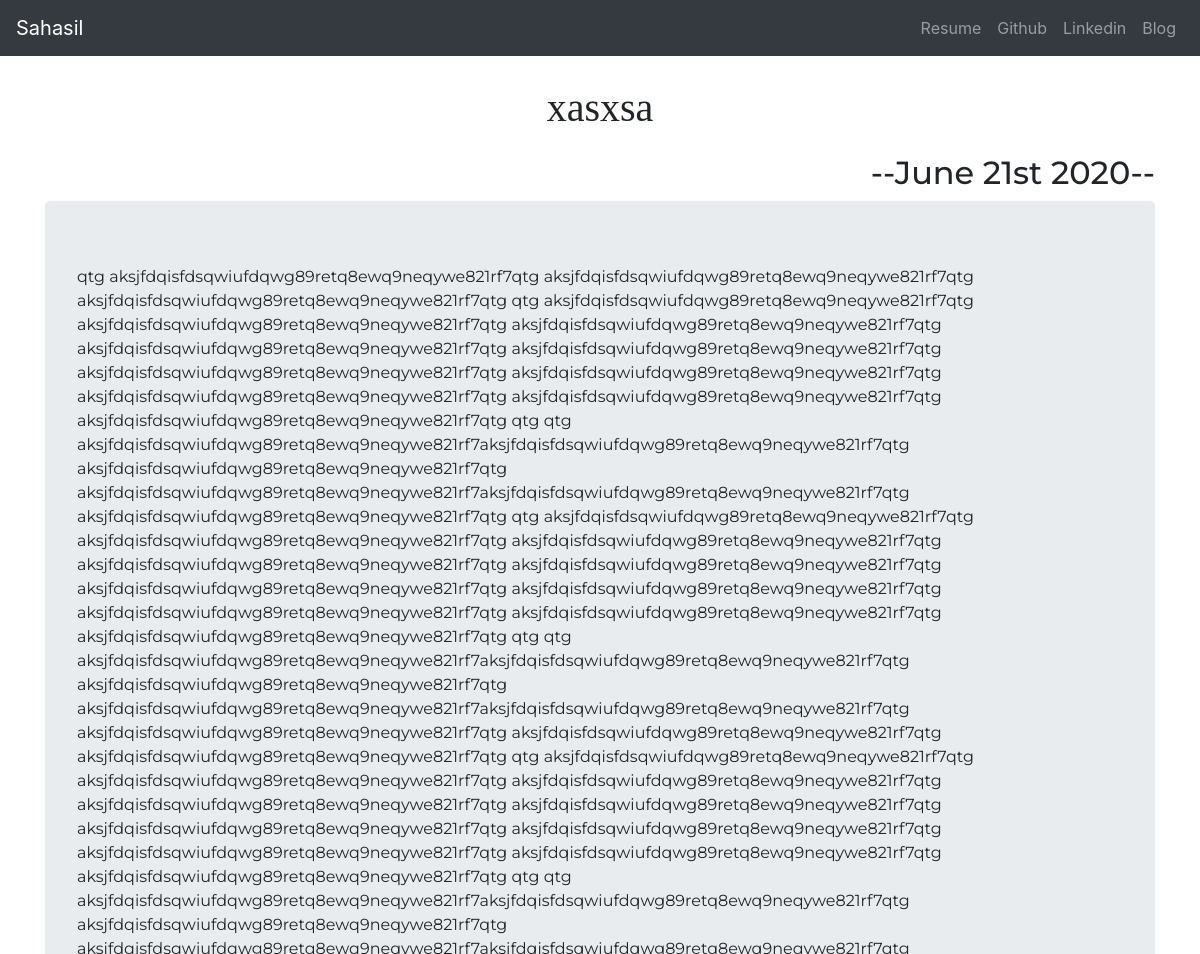
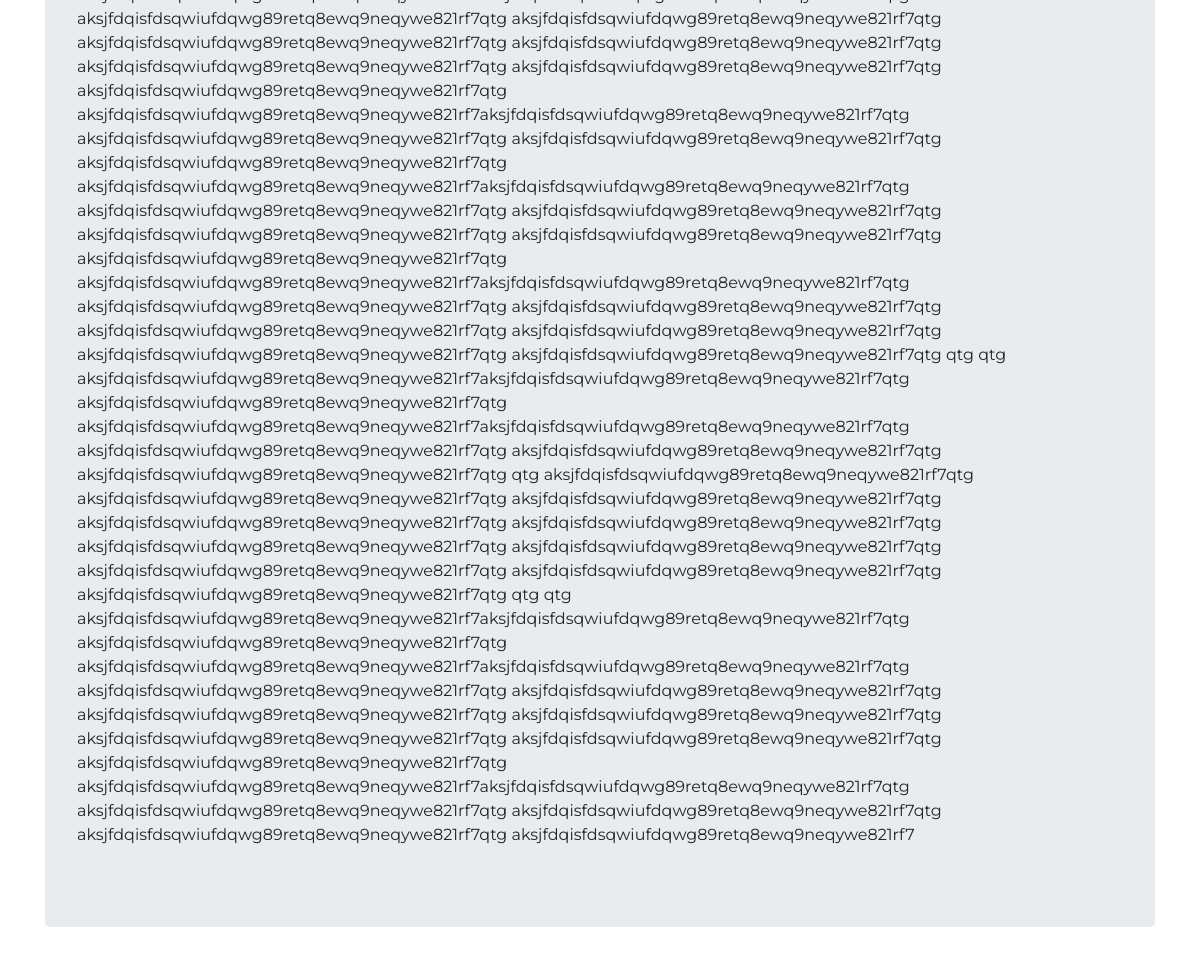
/blog/8, run on the app's committed database (2 pictures, top to bottom).
### blog/models.py (models this page shows, shortened)
class Blog(models.Model):
    title = models.CharField(max_length=200)
    description = models.TextField()
    date = models.DateField()

### blog/views.py (the view)
# urls.py: path('<int:blog_id>', views.detail, name='detail'),
def detail(request,blog_id):
    blog = get_object_or_404(Blog,pk=blog_id)
    return render(request,'blog/detail.html',{'blog':blog})

### blog/templates/blog/detail.html
{% extends "portfolio/base.html" %}
{% block content %}
  <h1 class="blog-title blog-header">{{blog.title}}</h1>
  <h2 class="blog-date dates">--{{blog.date|date:'F jS Y'}}--</h2>
<div class="jumbotron">
  <p class="blog-dec">{{blog.description|safe}}</p>
</div>
{% endblock content %}

### portfolio/static/portfolio/custom.css (style rules this page uses)
.blog-title { font-family: 'Lilita One', cursive; }
.blog-date, .blog-dec { font-family: 'Montserrat', sans-serif; }
.blog-header { text-align: center; margin-bottom: 2% }
.dates { text-align: right; }

### data on the page
Blog: title "xasxsa", date "June 21st 2020", description "qtg aksjfdqisfdsqwiufdqwg89retq8ewq9neqywe821rf7qtg aksjfdqisfdsqwiufdqwg89retq8ewq9neqywe821rf7qtg aksjfdqisfdsqwiufdqwg89retq8ewq9neqywe821rf7qtg qtg aksjfdqisfdsqwiufdqwg89retq8ewq9neqywe821rf7qtg aksjfdqisfdsqwiufdqwg89retq8ewq9neqywe821rf7qtg aksjfdqisfdsqwiufdqwg89retq8ewq9neqywe821rf7qtg aksjfdqisfdsqwiufdqwg89retq8ewq9neqywe821rf7qtg aksjfdqisfdsqwiufdqwg89retq8ewq9neqywe821rf7qtg aksjfdqisfdsqwiufdqwg89retq8ewq9neqywe821rf7qtg aksjfdqisfdsqwiufdqwg89retq8ewq9neqywe821rf7qtg aksjfdqisfdsqwiufdqwg89retq8ewq9neqywe821rf7qtg aksjfdqisfdsqwiufdqwg89retq8ewq9neqywe821rf7qtg aksjfdqisfdsqwiufdqwg89retq8ewq9neqywe821rf7qtg qtg qtg…"
